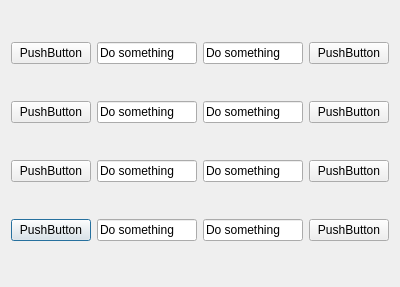
<?xml version="1.0" encoding="UTF-8"?>
<ui version="4.0">
 <class>EW1</class>
 <widget class="QDialog" name="EW1">
  <property name="geometry">
   <rect>
    <x>0</x>
    <y>0</y>
    <width>400</width>
    <height>287</height>
   </rect>
  </property>
  <property name="windowTitle">
   <string>Dialog</string>
  </property>
  <layout class="QHBoxLayout" name="horizontalLayout">
   <item>
    <layout class="QGridLayout" name="gridLayout">
     <item row="4" column="0">
      <widget class="QPushButton" name="B4">
       <property name="text">
        <string>PushButton</string>
       </property>
      </widget>
     </item>
     <item row="2" column="3">
      <widget class="QPushButton" name="B6">
       <property name="text">
        <string>PushButton</string>
       </property>
      </widget>
     </item>
     <item row="3" column="0">
      <widget class="QPushButton" name="B3">
       <property name="text">
        <string>PushButton</string>
       </property>
      </widget>
     </item>
     <item row="3" column="3">
      <widget class="QPushButton" name="B7">
       <property name="text">
        <string>PushButton</string>
       </property>
      </widget>
     </item>
     <item row="4" column="3">
      <widget class="QPushButton" name="B8">
       <property name="text">
        <string>PushButton</string>
       </property>
      </widget>
     </item>
     <item row="2" column="0">
      <widget class="QPushButton" name="B2">
       <property name="text">
        <string>PushButton</string>
       </property>
      </widget>
     </item>
     <item row="1" column="3">
      <widget class="QPushButton" name="B5">
       <property name="text">
        <string>PushButton</string>
       </property>
      </widget>
     </item>
     <item row="1" column="0">
      <widget class="QPushButton" name="B1">
       <property name="text">
        <string>PushButton</string>
       </property>
      </widget>
     </item>
     <item row="2" column="1">
      <widget class="QLineEdit" name="L2">
       <property name="text">
        <string>Do something</string>
       </property>
      </widget>
     </item>
     <item row="1" column="1">
      <widget class="QLineEdit" name="L1">
       <property name="text">
        <string>Do something</string>
       </property>
      </widget>
     </item>
     <item row="3" column="1">
      <widget class="QLineEdit" name="L3">
       <property name="text">
        <string>Do something</string>
       </property>
      </widget>
     </item>
     <item row="4" column="1">
      <widget class="QLineEdit" name="L4">
       <property name="text">
        <string>Do something</string>
       </property>
      </widget>
     </item>
     <item row="1" column="2">
      <widget class="QLineEdit" name="L5">
       <property name="text">
        <string>Do something</string>
       </property>
      </widget>
     </item>
     <item row="2" column="2">
      <widget class="QLineEdit" name="L6">
       <property name="text">
        <string>Do something</string>
       </property>
      </widget>
     </item>
     <item row="3" column="2">
      <widget class="QLineEdit" name="L7">
       <property name="text">
        <string>Do something</string>
       </property>
      </widget>
     </item>
     <item row="4" column="2">
      <widget class="QLineEdit" name="L8">
       <property name="text">
        <string>Do something</string>
       </property>
      </widget>
     </item>
    </layout>
   </item>
  </layout>
 </widget>
 <resources/>
 <connections/>
</ui>
